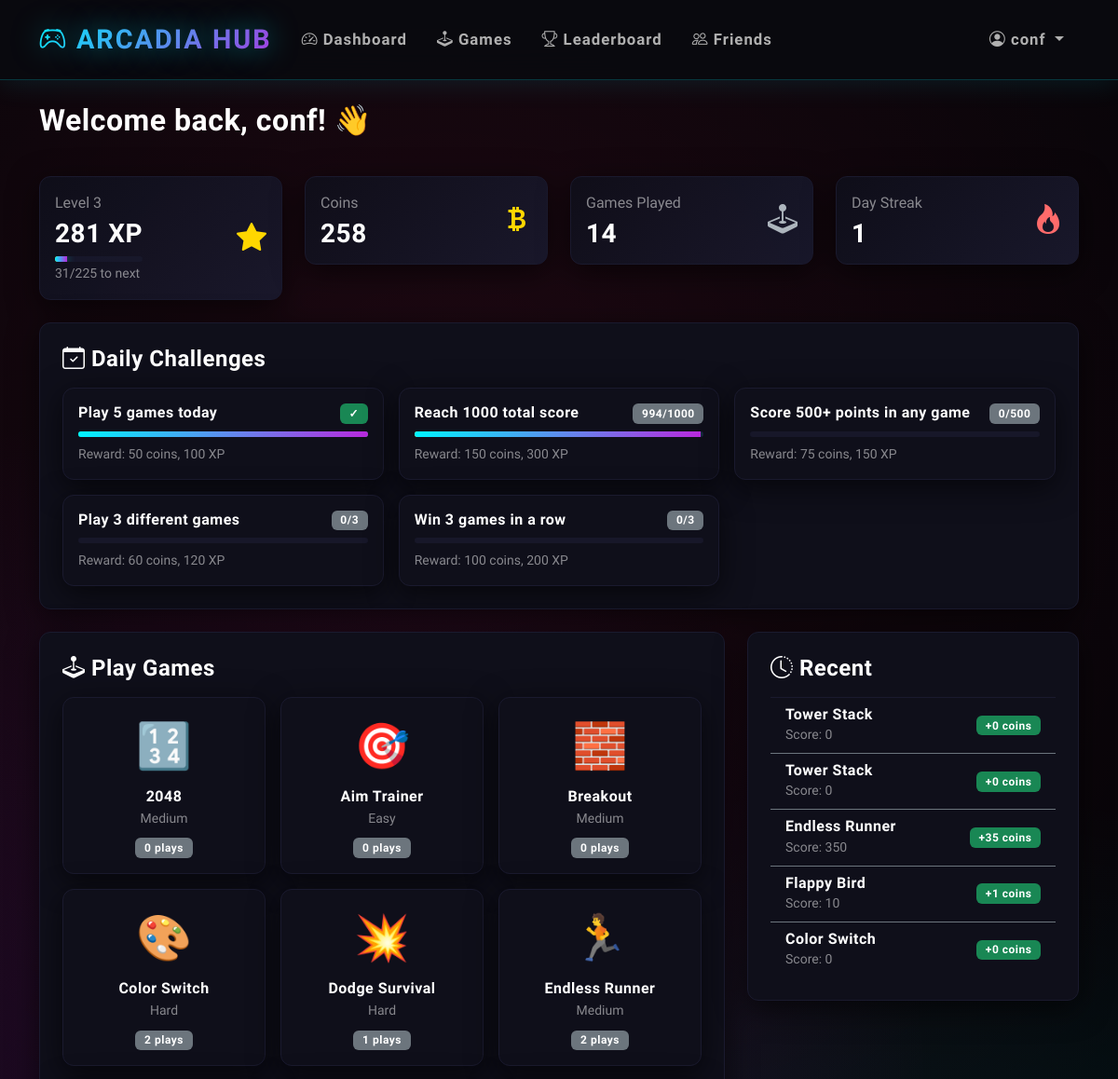
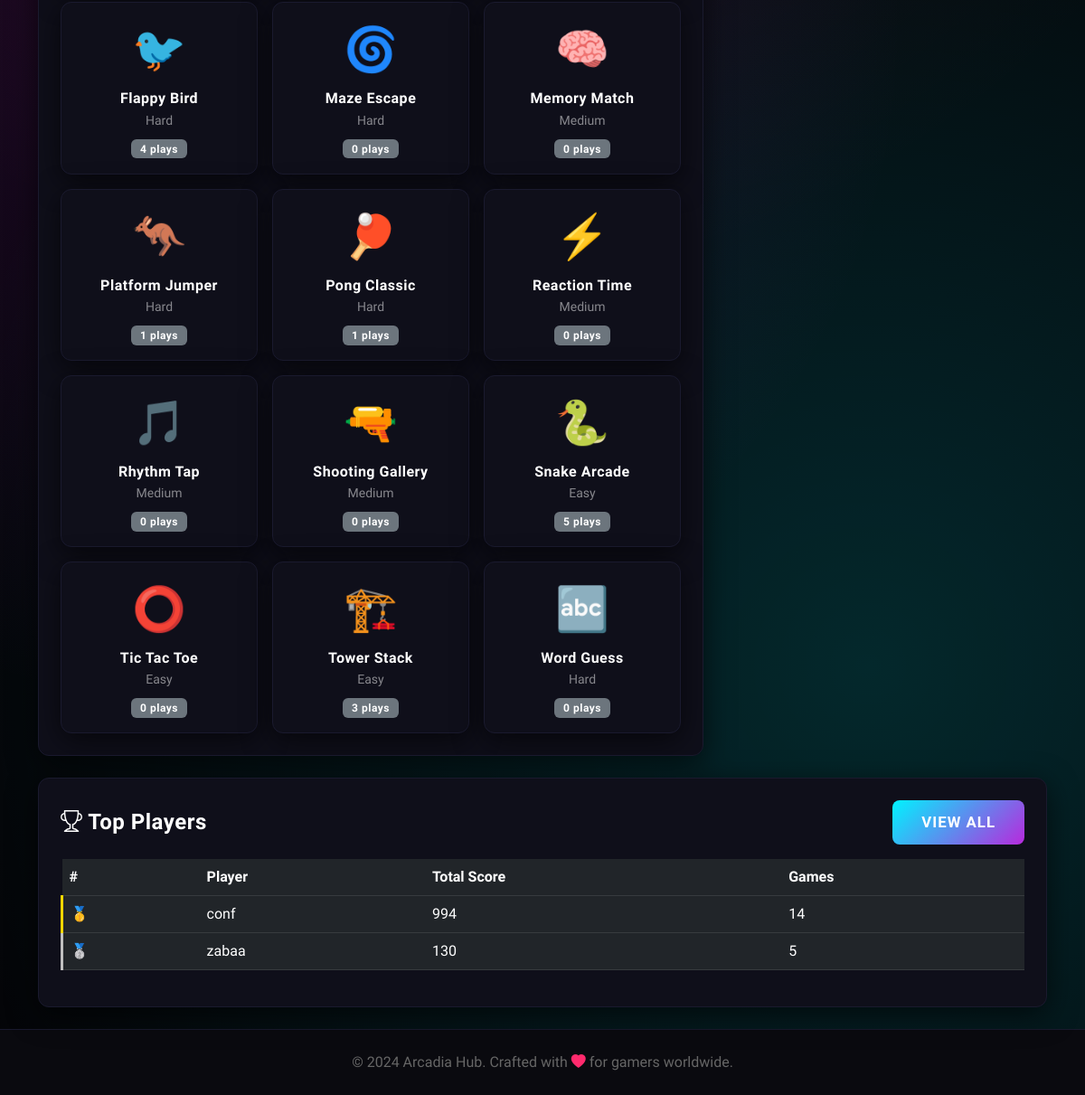
/dashboard (signed in), run on the app's committed database (2 pictures, top to bottom).
### tables this page shows
CREATE TABLE users (user_id INTEGER PRIMARY KEY AUTOINCREMENT, username TEXT UNIQUE NOT NULL, password_hash TEXT NOT NULL, email TEXT UNIQUE NOT NULL, created_at TIMESTAMP DEFAULT CURRENT_TIMESTAMP, last_login DATE, streak INTEGER DEFAULT 0, coins INTEGER DEFAULT 100, total_games_played INTEGER DEFAULT 0, total_score INTEGER DEFAULT 0, avatar_config TEXT, settings_config TEXT DEFAULT '{"theme": "dark", "sound": true, "notifications": true}', xp INTEGER DEFAULT 0, player_level INTEGER DEFAULT 1);

CREATE TABLE challenge_progress (progress_id INTEGER PRIMARY KEY AUTOINCREMENT, user_id INTEGER NOT NULL, challenge_id INTEGER NOT NULL, current_value INTEGER DEFAULT 0, completed INTEGER DEFAULT 0, completed_at TIMESTAMP, FOREIGN KEY(user_id) REFERENCES users(user_id) ON DELETE CASCADE, FOREIGN KEY(challenge_id) REFERENCES daily_challenges(challenge_id) ON DELETE CASCADE);

CREATE TABLE daily_challenges (challenge_id INTEGER PRIMARY KEY AUTOINCREMENT, challenge_type TEXT NOT NULL, description TEXT NOT NULL, target_value INTEGER NOT NULL, reward_coins INTEGER NOT NULL, reward_xp INTEGER NOT NULL, date DATE NOT NULL, UNIQUE(date, challenge_type));

CREATE TABLE games (game_id INTEGER PRIMARY KEY AUTOINCREMENT, game_key TEXT UNIQUE NOT NULL, name TEXT NOT NULL, category TEXT, difficulty TEXT, play_count INTEGER DEFAULT 0, icon TEXT, color TEXT);

CREATE TABLE scores (score_id INTEGER PRIMARY KEY AUTOINCREMENT, user_id INTEGER NOT NULL, game_key TEXT NOT NULL, score INTEGER NOT NULL, play_time INTEGER DEFAULT 0, achieved_at TIMESTAMP DEFAULT CURRENT_TIMESTAMP, FOREIGN KEY(user_id) REFERENCES users(user_id) ON DELETE CASCADE, FOREIGN KEY(game_key) REFERENCES games(game_key) ON DELETE CASCADE);

### app.py (the view)
@app.route('/dashboard')
@login_required
def dashboard():
    user = db.fetch_one("SELECT * FROM users WHERE user_id = ?", (session['user_id'],))
    recent_scores = db.fetch_all("SELECT s.*, g.name as game_name FROM scores s JOIN games g ON s.game_key = g.game_key WHERE s.user_id = ? ORDER BY s.achieved_at DESC LIMIT 10", (session['user_id'],))
    leaderboard = db.fetch_all("SELECT u.username, SUM(s.score) as total_score, COUNT(s.score_id) as games_played FROM scores s JOIN users u ON s.user_id = u.user_id GROUP BY s.user_id ORDER BY total_score DESC LIMIT 10")
    games = db.fetch_all("SELECT * FROM games ORDER BY name")
    generate_daily_challenges()
    today = datetime.now().date()
    challenges = db.fetch_all("SELECT dc.*, COALESCE(cp.current_value, 0) as current_value, cp.completed FROM daily_challenges dc LEFT JOIN challenge_progress cp ON dc.challenge_id = cp.challenge_id AND cp.user_id = ? WHERE dc.date = ?", (session['user_id'], today.strftime('%Y-%m-%d')))
    current_level, xp_current, xp_needed = calculate_level(user['xp'])
    xp_progress = ((user['xp'] - xp_current) / xp_needed * 100) if xp_needed > 0 else 0
    achievements = db.fetch_all("SELECT * FROM achievements WHERE user_id = ? ORDER BY achieved_at DESC LIMIT 5", (session['user_id'],))
    return render_template('dashboard.html',
                          user=user,
                          recent_scores=recent_scores,
                          leaderboard=leaderboard,
                          games=games,
                          challenges=challenges,
                          current_level=current_level,
                          xp_progress=xp_progress,
                          xp_current=user['xp'] - xp_current,
                          xp_needed=xp_needed,
                          achievements=achievements)

### templates/dashboard.html (shortened to what this page needs)
{% extends "base.html" %}
{% block content %}
<div class="row mb-4">
    <div class="col-md-12">
        <h2 class="text-white mb-3">
            Welcome back, {{ user.username }}! 👋
        </h2>
    </div>
</div>
<div class="row g-4 mb-4">
    <div class="col-md-3">
        <div class="card stat-card p-3">
            <div class="d-flex justify-content-between align-items-center">
                <div>
                    <p class="text-white-50 mb-1">Level {{ current_level }}</p>
                    <h3 class="text-white mb-0">{{ user.xp }} XP</h3>
                    <div class="progress mt-2" style="height: 6px;">
                        <div class="progress-bar bg-warning" style="width: {{ xp_progress }}%"></div>
                    </div>
                    <small class="text-white-50">{{ xp_current }}/{{ xp_needed }} to next</small>
                </div>
                <i class="bi bi-star-fill" style="font-size: 2rem; color: #ffd700;"></i>
            </div>
        </div>
    </div>
    <div class="col-md-3">
        <div class="card stat-card p-3" style="border-left-color: var(--success-color);">
            <div class="d-flex justify-content-between align-items-center">
                <div>
                    <p class="text-white-50 mb-1">Coins</p>
                    <h3 class="text-white mb-0">{{ user.coins }}</h3>
                </div>
                <i class="bi bi-currency-bitcoin" style="font-size: 2rem; color: #ffd700;"></i>
            </div>
        </div>
    </div>
    <div class="col-md-3">
        <div class="card stat-card p-3" style="border-left-color: var(--accent-secondary);">
            <div class="d-flex justify-content-between align-items-center">
                <div>
                    <p class="text-white-50 mb-1">Games Played</p>
                    <h3 class="text-white mb-0">{{ user.total_games_played }}</h3>
                </div>
                <i class="bi bi-joystick" style="font-size: 2rem; color: var(--success-color);"></i>
            </div>
        </div>
    </div>
    <div class="col-md-3">
        <div class="card stat-card p-3" style="border-left-color: #ff6b6b;">
            <div class="d-flex justify-content-between align-items-center">
                <div>
                    <p class="text-white-50 mb-1">Day Streak</p>
                    <h3 class="text-white mb-0">{{ user.streak }}</h3>
                </div>
                <i class="bi bi-fire" style="font-size: 2rem; color: #ff6b6b;"></i>
            </div>
        </div>
    </div>
</div>
{% if challenges %}
<div class="row g-4 mb-4">
    <div class="col-md-12">
        <div class="card p-4">
            <h4 class="text-white mb-3"><i class="bi bi-calendar-check"></i> Daily Challenges</h4>
            <div class="row g-3">
                {% for challenge in challenges %}
                <div class="col-md-4 col-sm-6">
                    <div class="card bg-dark {% if challenge.completed %}border-success{% else %}border-secondary{% endif %} p-3">
                        <div class="d-flex justify-content-between align-items-start mb-2">
                            <h6 class="text-white mb-0">{{ challenge.description }}</h6>
                            {% if challenge.completed %}
                            <span class="badge bg-success">✓</span>
                            {% else %}
                            <span class="badge bg-secondary">{{ challenge.current_value }}/{{ challenge.target_value }}</span>
                            {% endif %}
                        </div>
                        <div class="progress mb-2" style="height: 6px;">
                            {% set progress = (challenge.current_value / challenge.target_value * 100)|int %}
                            <div class="progress-bar {% if challenge.completed %}bg-success{% else %}bg-warning{% endif %}" style="width: {{ progress }}%"></div>
                        </div>
                        <small class="text-white-50">Reward: {{ challenge.reward_coins }} coins, {{ challenge.reward_xp }} XP</small>
                    </div>
                </div>
                {% endfor %}
            </div>
        </div>
    </div>
</div>
{% endif %}
<div class="row g-4 mb-4">
    <div class="col-md-8">
        <div class="card p-4">
            <h4 class="text-white mb-3"><i class="bi bi-joystick"></i> Play Games</h4>
            <div class="row g-3">
                {% for game in games %}
                <div class="col-md-4 col-sm-6">
                    <a href="{{ url_for('play_game', game_key=game.game_key) }}"
                       class="text-decoration-none">
                        <div class="card game-card h-100 p-3 text-center">
                            <div style="font-size: 3rem;" class="mb-2">{{ game.icon }}</div>
                            <h6 class="text-white mb-1">{{ game.name }}</h6>
                            <small class="text-white-50">{{ game.difficulty }}</small>
                            <div class="mt-2">
                                <span class="badge bg-secondary">{{ game.play_count }} plays</span>
                            </div>
                        </div>
                    </a>
                </div>
                {% endfor %}
            </div>
        </div>
    </div>
    <div class="col-md-4">
        <div class="card p-4">
            <h4 class="text-white mb-3"><i class="bi bi-clock-history"></i> Recent</h4>
            {% if recent_scores %}
            <div class="list-group list-group-flush">
                {% for score in recent_scores[:5] %}
                <div class="list-group-item bg-transparent text-white border-secondary">
                    <div class="d-flex justify-content-between align-items-center">
                        <div>
                            <h6 class="mb-0">{{ score.game_name }}</h6>
                            <small class="text-white-50">Score: {{ score.score }}</small>
                        </div>
                        <span class="badge bg-success">+{{ (score.score / 10)|int|default(1) }} coins</span>
                    </div>
                </div>
                {% endfor %}
            </div>
            {% else %}
            <p class="text-white-50 text-center">No recent games</p>
            {% endif %}
        </div>
    </div>
</div>
<div class="row">
    <div class="col-md-12">
        <div class="card p-4">
            <div class="d-flex justify-content-between align-items-center mb-3">
                <h4 class="text-white mb-0"><i class="bi bi-trophy"></i> Top Players</h4>
                <a href="{{ url_for('leaderboard') }}" class="btn btn-accent btn-sm">View All</a>
            </div>
            <div class="table-responsive">
                <table class="table table-dark table-hover">
                    <thead>
                        <tr>
                            <th class="text-white">#</th>
                            <th class="text-white">Player</th>
                            <th class="text-white">Total Score</th>
                            <th class="text-white">Games</th>
                        </tr>
                    </thead>
                    <tbody>
                        {% for player in leaderboard[:5] %}
                        <tr class="{% if loop.index <= 3 %}leaderboard-item{% endif %}">
                            <td class="text-white">
                                {% if loop.index == 1 %}🥇{% elif loop.index == 2 %}🥈{% elif loop.index == 3 %}🥉{% else %}#{{ loop.index }}{% endif %}
                            </td>
                            <td class="text-white">{{ player.username }}</td>
                            <td class="text-white">{{ player.total_score }}</td>
                            <td class="text-white">{{ player.games_played }}</td>
                        </tr>
                        {% endfor %}
                    </tbody>
                </table>
            </div>
        </div>
    </div>
</div>
{% endblock %}

### templates/base.html (shortened to what this page needs)
<!DOCTYPE html>
<html lang="en" data-bs-theme="dark">
<head>
    <link href="https://cdn.jsdelivr.net/npm/bootstrap@5.3.0/dist/css/bootstrap.min.css" rel="stylesheet">
    <link rel="stylesheet" href="https://cdn.jsdelivr.net/npm/bootstrap-icons@1.10.0/font/bootstrap-icons.css">
</head>
<body>
    <nav class="navbar navbar-expand-lg navbar-dark sticky-top">
        <div class="container">
            <a class="navbar-brand" href="{{ url_for('dashboard') }}">
                <i class="bi bi-controller"></i> ARCADIA HUB
            </a>
            {% if session.user_id %}
            <div class="collapse navbar-collapse" id="navbarNav">
                <ul class="navbar-nav me-auto">
                    <li class="nav-item">
                        <a class="nav-link" href="{{ url_for('dashboard') }}">
                            <i class="bi bi-speedometer2"></i> Dashboard
                        </a>
                    </li>
                    <li class="nav-item">
                        <a class="nav-link" href="{{ url_for('games') }}">
                            <i class="bi bi-joystick"></i> Games
                        </a>
                    </li>
                    <li class="nav-item">
                        <a class="nav-link" href="{{ url_for('leaderboard') }}">
                            <i class="bi bi-trophy"></i> Leaderboard
                        </a>
                    </li>
                    <li class="nav-item">
                        <a class="nav-link" href="{{ url_for('friends') }}">
                            <i class="bi bi-people"></i> Friends
                        </a>
                    </li>
                </ul>
                <ul class="navbar-nav">
                    <li class="nav-item dropdown">
                        <a class="nav-link dropdown-toggle" href="#" role="button" data-bs-toggle="dropdown">
                            <i class="bi bi-person-circle"></i> {{ session.username }}
                        </a>
                    </li>
                </ul>
            </div>
            {% endif %}
        </div>
    </nav>
    <main class="py-4">
        <div class="container">
            {% block content %}{% endblock %}
        </div>
    </main>
    <footer class="py-4 mt-auto">
        <div class="container text-center">
            <p class="mb-0" style="color: #666;">
                &copy; 2024 Arcadia Hub. Crafted with <i class="bi bi-heart-fill" style="color: var(--neon-pink);"></i> for gamers worldwide.
            </p>
        </div>
    </footer>
</body>
</html>

### data on the page
users: username "conf", xp "281", coins "258", total_games_played "14", streak "1", total_score "994", games_played "14"
challenge_progress: description "Play 5 games today", completed 1 (drawn), reward_coins "50", reward_xp "100"
challenge_progress: description "Reach 1000 total score", current_value "994", target_value "1000", completed 0 (drawn), reward_coins "150", reward_xp "300"
challenge_progress: description "Score 500+ points in any game", current_value "0", target_value "500", reward_coins "75", reward_xp "150"
challenge_progress: description "Play 3 different games", current_value "0", target_value "3", reward_coins "60", reward_xp "120"
challenge_progress: description "Win 3 games in a row", current_value "0", target_value "3", reward_coins "100", reward_xp "200"
games: icon "🔢", name "2048", difficulty "Medium", play_count "0"
games: icon "🎯", name "Aim Trainer", difficulty "Easy", play_count "0"
games: icon "🧱", name "Breakout", difficulty "Medium", play_count "0"
games: icon "🎨", name "Color Switch", difficulty "Hard", play_count "2"
games: icon "💥", name "Dodge Survival", difficulty "Hard", play_count "1"
games: icon "🏃", name "Endless Runner", difficulty "Medium", play_count "2"
games: icon "🐦", name "Flappy Bird", difficulty "Hard", play_count "4"
games: icon "🌀", name "Maze Escape", difficulty "Hard", play_count "0"
games: icon "🧠", name "Memory Match", difficulty "Medium", play_count "0"
games: icon "🦘", name "Platform Jumper", difficulty "Hard", play_count "1"
games: icon "🏓", name "Pong Classic", difficulty "Hard", play_count "1"
games: icon "⚡", name "Reaction Time", difficulty "Medium", play_count "0"
games: icon "🎵", name "Rhythm Tap", difficulty "Medium", play_count "0"
games: icon "🔫", name "Shooting Gallery", difficulty "Medium", play_count "0"
games: icon "🐍", name "Snake Arcade", difficulty "Easy", play_count "5"
games: icon "⭕", name "Tic Tac Toe", difficulty "Easy", play_count "0"
games: icon "🏗️", name "Tower Stack", difficulty "Easy", play_count "3"
games: icon "🔤", name "Word Guess", difficulty "Hard", play_count "0"
scores: game_name "Tower Stack", score "0", (score.score/10)|int|default(1) "0"
scores: game_name "Tower Stack", score "0", (score.score/10)|int|default(1) "0"
scores: game_name "Endless Runner", score "350", (score.score/10)|int|default(1) "35"
scores: game_name "Flappy Bird", score "10", (score.score/10)|int|default(1) "1"
scores: game_name "Color Switch", score "0", (score.score/10)|int|default(1) "0"
users: username "zabaa", total_score "130", games_played "5"

### other printed values
{{ current_level }} "3"
{{ xp_current }} "31"
{{ xp_needed }} "225"
